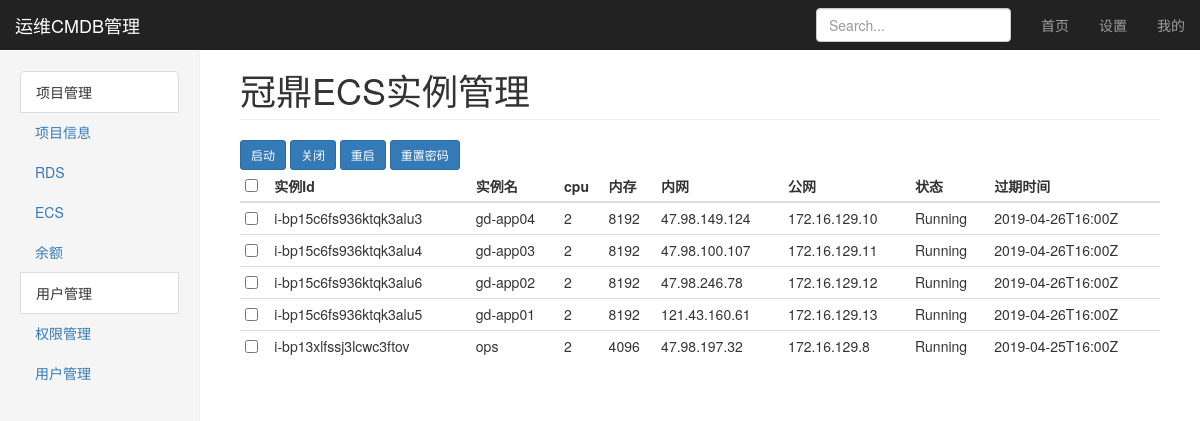
Screenshot of /ecs_detail/冠鼎 (signed in) with the database file from the repository.
### information/models.py (models this page shows)
class EcsInfo(models.Model):
    p_name = models.CharField(max_length=32,null=True,verbose_name="项目名")
    instanceId = models.CharField(max_length=32,unique=True,verbose_name="ECS实例id",null=True)
    instanceName = models.CharField(max_length=32,verbose_name="ECS实例名字",null=True)
    cpu = models.IntegerField(verbose_name="cpu 个数",null=True)
    memory = models.IntegerField(verbose_name="内存",null=True)
    pivIp = models.CharField(max_length=32,verbose_name="私有IP",null=True)
    pubIp = models.CharField(max_length=32,verbose_name="公有IP",null=True)
    status = models.CharField(max_length=32,verbose_name="实例状态",null=True)
    expireTime = models.CharField(max_length=32,verbose_name="过期时间",null=True)

### information/views.py (the view)
    def inner(request,*args, **kwargs):
        is_login = request.session.get('is_login',None)
        if is_login:
            return func(request,*args, **kwargs)
        else:
            return redirect('/login/')

### information/views.py (called while the page is built)
def auth(func):
    def inner(request,*args, **kwargs):
        is_login = request.session.get('is_login',None)
        if is_login:
            return func(request,*args, **kwargs)
        else:
            return redirect('/login/')
    return inner

@auth
def ecs_detail(request,p_name):
    ecs_info = models.EcsInfo.objects.filter(p_name=p_name)
    return  render(request,'information/ecs_detail.html',{'p_name': p_name,'ecs_info':ecs_info})

### templates/information/ecs_detail.html (shortened to what this page needs)
{% extends "base.html" %}
{% block content %}
<div class="col-sm-9 col-sm-offset-3 col-md-10 col-md-offset-2 main">
    <h1 class="page-header">{{ p_name }}ECS实例管理</h1>
    <div>
        <div style="height: 40px;">
            <button class="btn btn-sm btn-primary start">启动</button>
            <button class="btn btn-sm btn-primary stop" >关闭</button>
            <button class="btn btn-sm btn-primary restart">重启</button>
            <button class="btn btn-sm btn-primary reset" data-toggle="modal" data-target="#myModal">重置密码</button>
    <table class="table table-condensed">
      <thead>
        <tr>
          <th><input type="checkbox" name="instance_id" id="checkALL" onclick="choiceAll()"/></th>
          <th >实例Id</th>
          <th >实例名</th>
          <th>cpu</th>
          <th>内存</th>
          <th>内网</th>
          <th>公网</th>
          <th>状态</th>
          <th>过期时间</th>
        </tr>
      </thead>
      <tbody>
        {% for row in ecs_info %}
        <tr p-name="{ row.p_name }">
          <td><input type="checkbox" name="ecs_id" id="{{ row.id }}"/></td>
          <td >{{ row.instanceId }}</td>
          <td>{{ row.instanceName }}</td>
          <td>{{ row.cpu }}</td>
          <td>{{ row.memory }}</td>
          <td>{{ row.pivIp }}</td>
          <td>{{ row.pubIp }}</td>
          <td>{{ row.status }}</td>
          <td>{{ row.expireTime }}</td>
            {% empty %}
           <td>暂无相关数据</td>
        </tr>
      {% endfor %}
      </tbody>
    </table>
  </div>
</div>
</div>
{% endblock %}

### static/bootstamp/css/dashboard.css (style rules this page uses)
body { padding-top: 50px; }
.main { padding: 20px; }
@media (min-width: 768px) { .main { padding-right: 40px; padding-left: 40px; } }
.main .page-header { margin-top: 0; }

### rows the page displays
EcsInfo: instanceId "i-bp15c6fs936ktqk3alu3", instanceName "gd-app04", cpu "2", memory "8192", pivIp "47.98.149.124", pubIp "172.16.129.10", status "Running", expireTime "2019-04-26T16:00Z"
EcsInfo: instanceId "i-bp15c6fs936ktqk3alu4", instanceName "gd-app03", cpu "2", memory "8192", pivIp "47.98.100.107", pubIp "172.16.129.11", status "Running", expireTime "2019-04-26T16:00Z"
EcsInfo: instanceId "i-bp15c6fs936ktqk3alu6", instanceName "gd-app02", cpu "2", memory "8192", pivIp "47.98.246.78", pubIp "172.16.129.12", status "Running", expireTime "2019-04-26T16:00Z"
EcsInfo: instanceId "i-bp15c6fs936ktqk3alu5", instanceName "gd-app01", cpu "2", memory "8192", pivIp "121.43.160.61", pubIp "172.16.129.13", status "Running", expireTime "2019-04-26T16:00Z"
EcsInfo: instanceId "i-bp13xlfssj3lcwc3ftov", instanceName "ops", cpu "2", memory "4096", pivIp "47.98.197.32", pubIp "172.16.129.8", status "Running", expireTime "2019-04-25T16:00Z"

### other values shown
{{ p_name }} "冠鼎"
